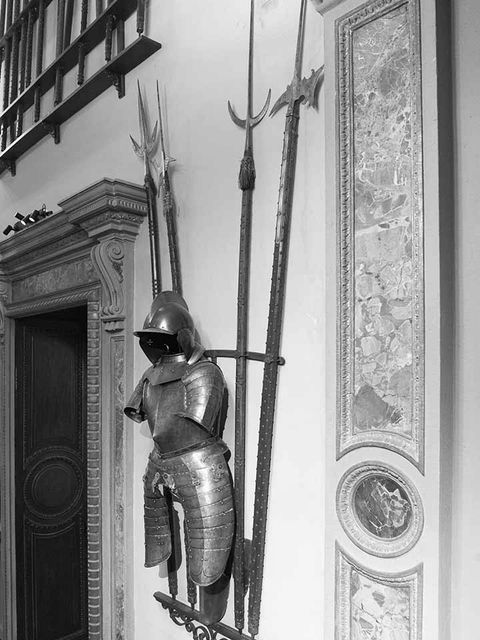
#> input picture image-targets/armatura_2_luminance.jpg, 480 x 640 px
$ python preprocess-triggers.py -i ../image-targets/armatura_2_luminance.jpg -o out.png
#> lines starting #> are read from the running program, lines starting #| are printed output that depends on the picture
#!/usr/bin/env python3
"""
Preprocess foto trigger per image tracking 8th Wall.

- Converte HEIC/PNG/JPEG in JPG
- Ridimensiona (lato lungo max MAX_SIDE)
- "Polarizza": riduce riflessi/ombre marcate e appiattisce l'illuminazione
  (scala di grigi + equalizzazione + compressione tonale)

Uso:
  .venv/bin/python scripts/preprocess-triggers.py \\
    --input foto.HEIC --output src/asset/.../trigger_foo.jpg
"""

from __future__ import annotations

import argparse
import subprocess
import sys
import tempfile
from pathlib import Path

from PIL import Image, ImageEnhance, ImageFilter, ImageOps


MAX_SIDE = 1600
JPEG_QUALITY = 90


def heic_to_jpeg(src: Path, dst: Path) -> None:
    """Usa sips (macOS) per convertire HEIC → JPEG."""
    result = subprocess.run(
        ["sips", "-s", "format", "jpeg", str(src), "--out", str(dst)],
        capture_output=True,
        text=True,
    )
    if result.returncode != 0 or not dst.exists():
        raise RuntimeError(f"sips failed for {src}:\n{result.stderr}")


def load_rgb(path: Path) -> Image.Image:
    suffix = path.suffix.lower()
    if suffix in {".heic", ".heif"}:
        with tempfile.TemporaryDirectory() as tmp:
            tmp_jpg = Path(tmp) / "converted.jpg"
            heic_to_jpeg(path, tmp_jpg)
            img = Image.open(tmp_jpg)
            img.load()
            # Applica rotazione EXIF (foto iPhone spesso non upright)
            img = ImageOps.exif_transpose(img) or img
            return img.convert("RGB")
    img = Image.open(path)
#> img is the input picture: PIL image 480x640 RGB; min 0, max 255, mean 146.6
    img.load()
    img = ImageOps.exif_transpose(img) or img
    return img.convert("RGB")


def resize_max(img: Image.Image, max_side: int) -> Image.Image:
#> called with max_side = 1600
    w, h = img.size
#> w = 480; h = 640
    longest = max(w, h)
#> longest = 640
    if longest <= max_side:
        return img
    scale = max_side / float(longest)
    new_size = (max(1, int(w * scale)), max(1, int(h * scale)))
    return img.resize(new_size, Image.Resampling.LANCZOS)


def polarize(img: Image.Image) -> Image.Image:
    """
    Illuminazione più neutra e piatta per tracking:
    1. Scala di grigi (rimuove tinta / riflessi colorati)
    2. Equalizzazione contrasto locale-globale
    3. Compressione tonale (meno ombre nere / luci bruciate)
    4. Lieve blur per attenuare specularità puntiformi
    5. Contrasto moderato per feature edges
    """
    gray = ImageOps.grayscale(img)

    # Attenua highlight puntiformi (riflessi speculari)
    soft = gray.filter(ImageFilter.MedianFilter(size=3))

    # Equalizza per ridurre gradienti di luce
    eq = ImageOps.equalize(soft)
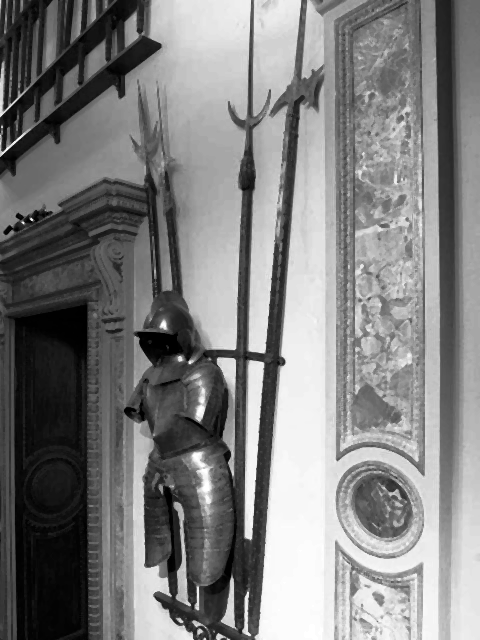
#> eq: PIL image 480x640 L; min 0, max 255, mean 126.9

    # Blend: non usare solo equalize (può amplificare rumore)
    blended = Image.blend(soft, eq, alpha=0.45)
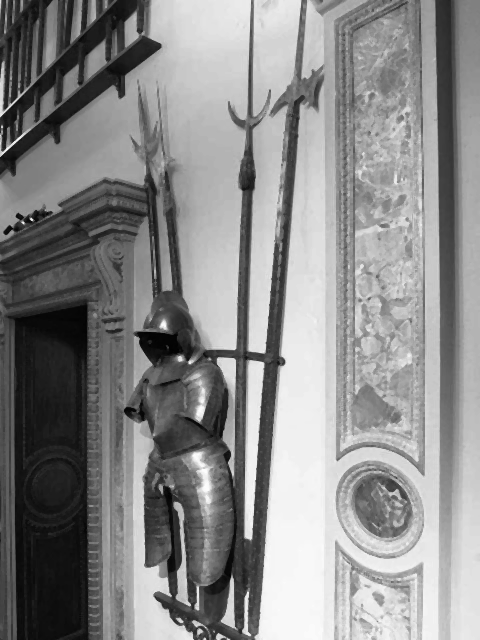
#> blended: PIL image 480x640 L; min 1, max 253, mean 137.2

    # Comprimi dinamica verso i mezzitoni (più "piatto")
    enhancer = ImageEnhance.Contrast(blended)
    flat = enhancer.enhance(0.85)

    # Leggero sharpening strutturale (edge utili al tracker)
    flat = flat.filter(ImageFilter.UnsharpMask(radius=1.2, percent=80, threshold=3))

    # Torna a RGB (JPG trigger coerente col resto del progetto)
    return flat.convert("RGB")


def process(input_path: Path, output_path: Path, max_side: int = MAX_SIDE) -> None:
    output_path.parent.mkdir(parents=True, exist_ok=True)
    img = load_rgb(input_path)
    img = resize_max(img, max_side)
    img = polarize(img)
    img.save(output_path, format="JPEG", quality=JPEG_QUALITY, optimize=True)
    print(f"✅ {input_path.name} → {output_path} ({img.size[0]}x{img.size[1]})")
#| ✅ armatura_2_luminance.jpg → out.png (480x640)


def main() -> int:
    parser = argparse.ArgumentParser(description="Preprocess trigger images for AR tracking")
    parser.add_argument("--input", "-i", required=True, type=Path)
    parser.add_argument("--output", "-o", required=True, type=Path)
    parser.add_argument("--max-side", type=int, default=MAX_SIDE)
    args = parser.parse_args()

    if not args.input.exists():
        print(f"❌ Input non trovato: {args.input}", file=sys.stderr)
        return 1

    try:
        process(args.input, args.output, args.max_side)
    except Exception as exc:
        print(f"❌ Errore: {exc}", file=sys.stderr)
        return 1
    return 0


if __name__ == "__main__":
    raise SystemExit(main())
#> (the program exits here)

$ run again, on image-targets/biblioteca_capitello_teschio_capitello_teschio_museo_2_original.jpg
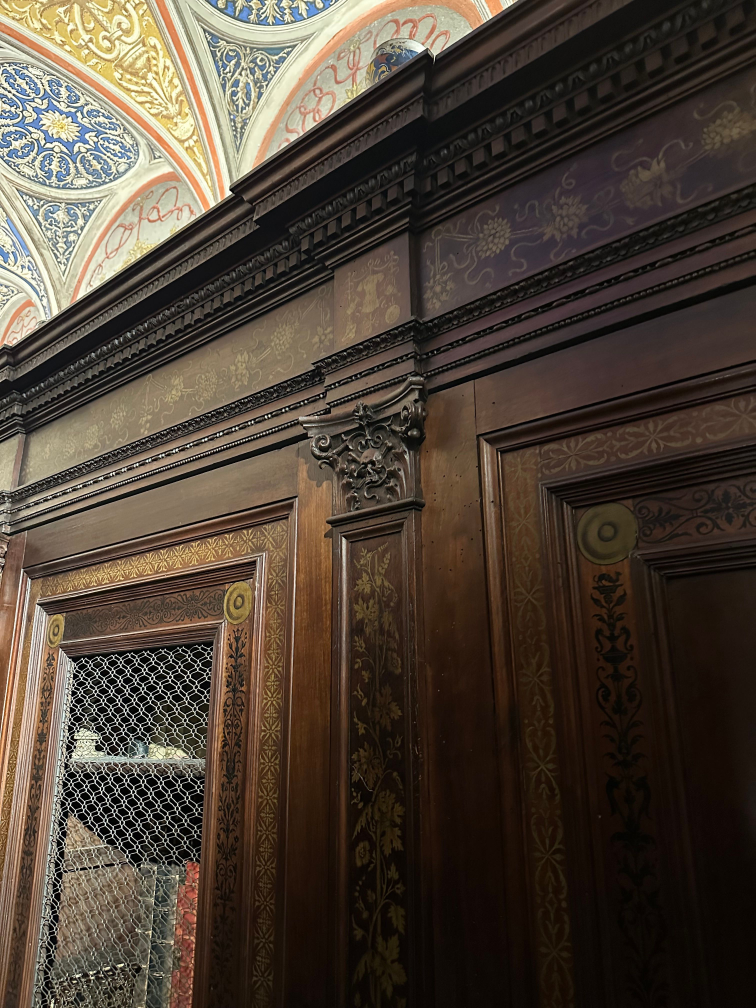
#> input picture image-targets/biblioteca_capitello_teschio_capitello_teschio_museo_2_original.jpg, 3024 x 4032 px (shown at 1/4 size)
#> in load_rgb, img is the input picture: PIL image 3024x4032 RGB; mean R, G, B 77.9, 66.1, 54.5
#> in polarize, `eq = ImageOps.equalize(soft)`:
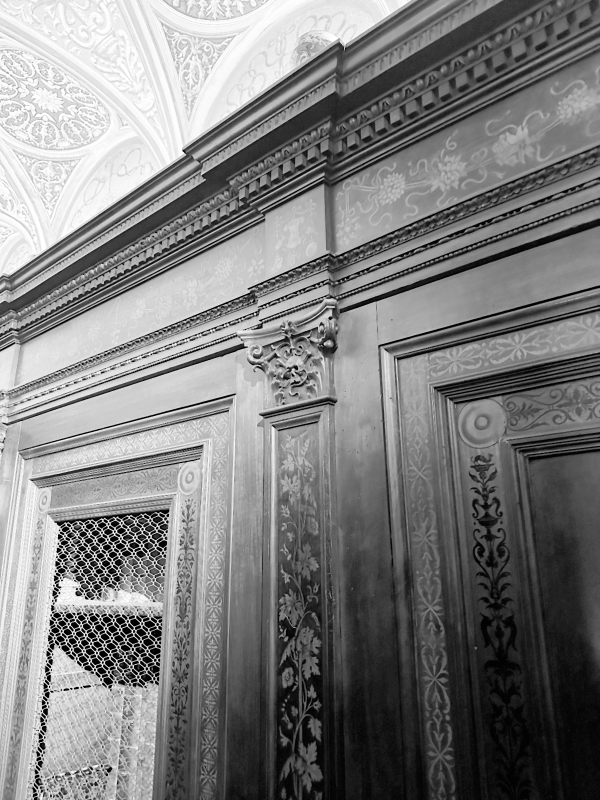
#> eq: PIL image 1200x1600 L (shown at 1/2 size); min 0, max 255, mean 126.4
#> in polarize, `flat = enhancer.enhance(0.85)`:
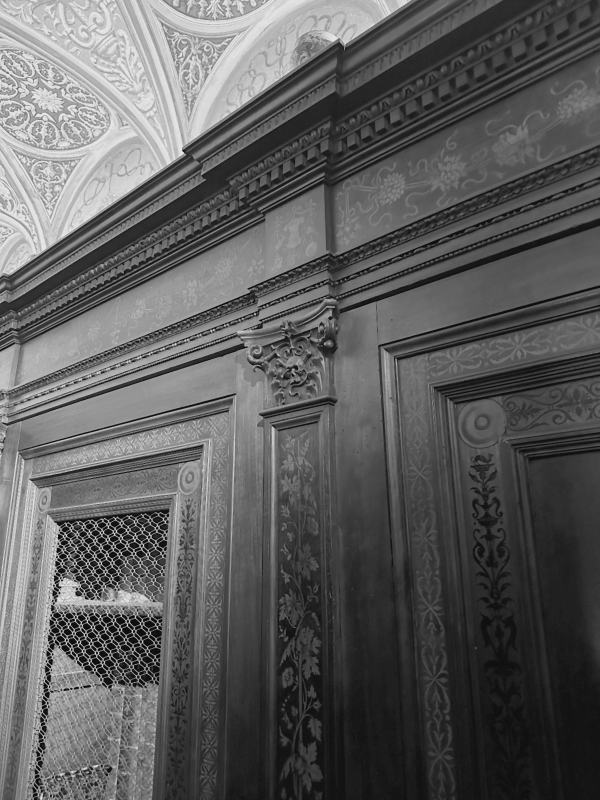
#> flat: PIL image 1200x1600 L (shown at 1/2 size); min 14, max 230, mean 93.3
#| ✅ biblioteca_capitello_teschio_capitello_teschio_museo_2_original.jpg → out.png (1200x1600)

$ run again, on image-targets/biblioteca_capitello_teschio_capitello_teschio_thumbnail.jpg
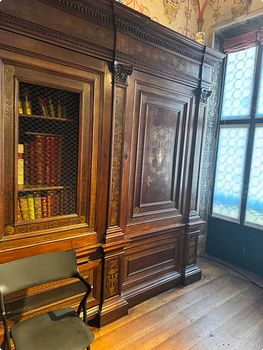
#> input picture image-targets/biblioteca_capitello_teschio_capitello_teschio_thumbnail.jpg, 263 x 350 px
#> in load_rgb, img is the input picture: PIL image 263x350 RGB; mean R, G, B 119.7, 102.3, 85.5
#> in polarize, `eq = ImageOps.equalize(soft)`:
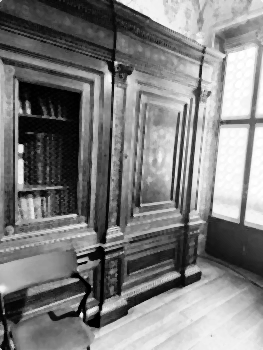
#> eq: PIL image 263x350 L; min 0, max 255, mean 127.1
#> in polarize, `blended = Image.blend(soft, eq, alpha=0.45)`:
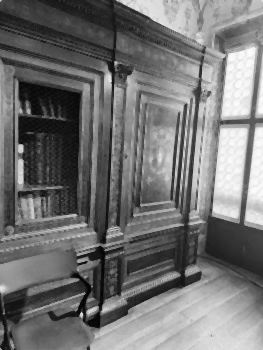
#> blended: PIL image 263x350 L; min 3, max 251, mean 114.6
#| ✅ biblioteca_capitello_teschio_capitello_teschio_thumbnail.jpg → out.png (263x350)
